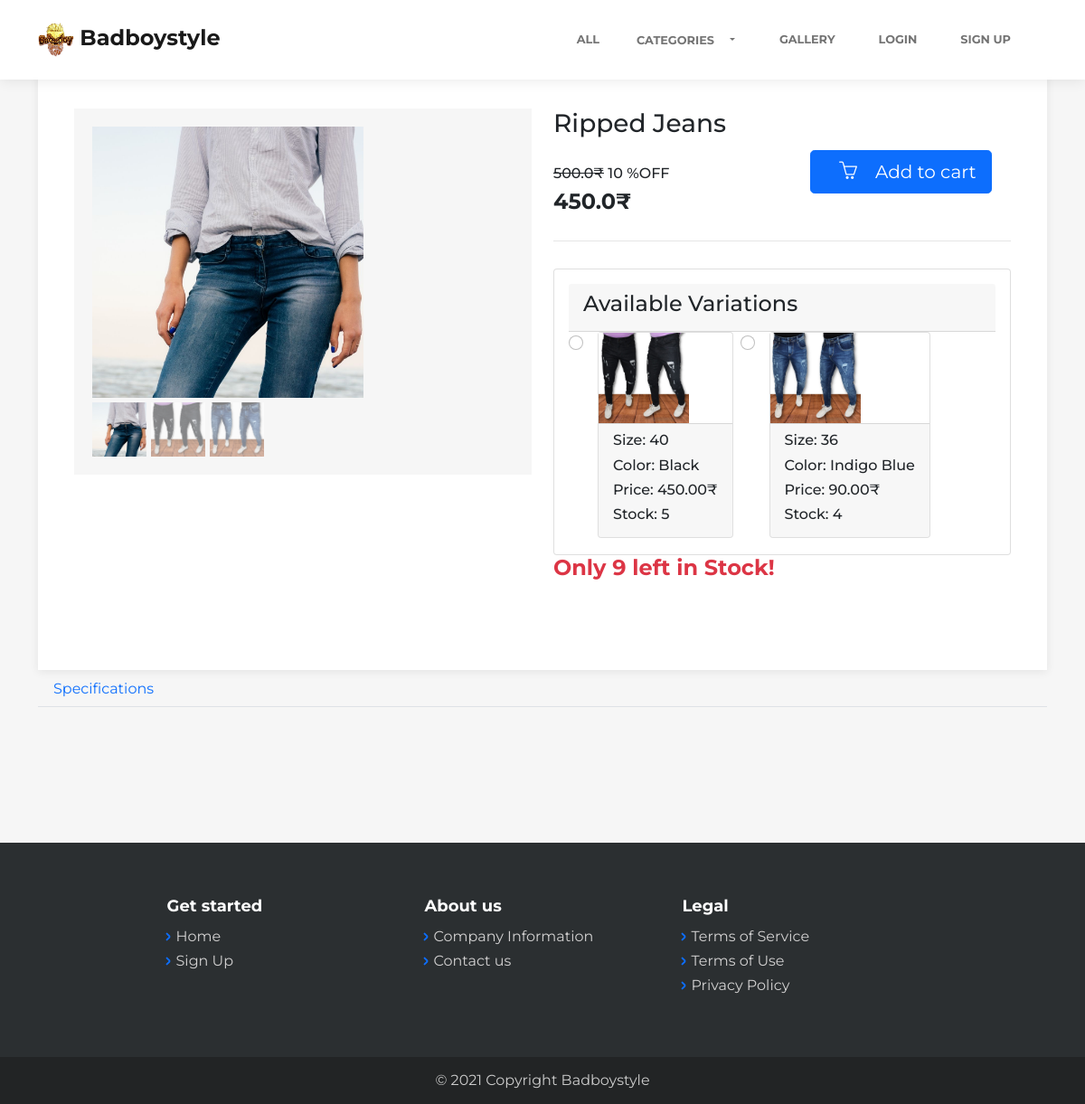
Screenshot of /product/Ripped Jeans with the database file from the repository.
### product/models.py (models this page shows, shortened)
class ProductImage(models.Model):
    product = models.ForeignKey(Product, on_delete=models.CASCADE, related_name='images')
    image = models.ImageField(upload_to='products/%Y/%m/%d/', default='products/default.jpg')

class Variation(models.Model):
    name = models.CharField(max_length=1000, blank=True, null=True)
    product = models.ForeignKey(Product, related_name="variations", on_delete=models.CASCADE)
    stock = models.PositiveIntegerField(default=1, validators=[MinValueValidator(0)])
    price = models.FloatField(default=0)
    image = models.ImageField(upload_to ='variations/%Y/%m/%d/', blank = True, null = True)
    size = models.ForeignKey(Size, related_name="size_of_variation", on_delete=models.CASCADE, blank=True, null=True)
    color = models.ForeignKey(Color, related_name="color_of_variation", on_delete=models.CASCADE, blank=True, null=True)
    material = models.ForeignKey(Material, related_name="material_of_variation", on_delete=models.CASCADE, blank=True, null=True)
    dimension_LxWxH = models.CharField(max_length = 200, blank=True, null=True, help_text="(in centimeters (cms))")
    date_first_available = models.DateField(auto_now_add=True, blank=True, null=True)
    manufacturer_name = models.CharField(max_length=200, blank=True, null=True)
    country_of_origin = models.CharField(max_length=100, blank=True, null=True)
    department = models.CharField(max_length=100, blank=True, null=True, default='Mens')
    manufacturer_address = models.CharField(max_length=500, blank=True, null=True)
    packer_address = models.CharField(max_length=500, blank=True, null=True)
    item_weight = models.FloatField(blank=True, null=True, help_text="(in grams (gms))")
    net_quantity = models.IntegerField(blank=True, null=True)
    included_components = models.TextField(blank=True, null=True)
    created = models.DateTimeField(auto_now_add = True)
    edited = models.DateTimeField(auto_now = True)
    generated_variation_id = models.CharField(max_length=100,  default=uuid.uuid4, unique=True)
    class Meta:
        ordering = ['edited']

class Product(models.Model):
    name = models.CharField(max_length=1000, unique=True)
    type = models.ForeignKey(Type, on_delete=models.CASCADE, related_name="type_of_product")
    offer = models.ForeignKey(Offer, on_delete=models.CASCADE, related_name="offer_of_product", blank=True, null=True)
    created = models.DateTimeField(auto_now_add = True)
    edited = models.DateTimeField(auto_now = True)
    stock = models.PositiveIntegerField(default=1, validators=[MinValueValidator(0)], help_text="Will Be Automatically Calculated")
    class Meta:
        ordering = ['edited']

class Size(models.Model):
    size = models.CharField(max_length=1000, blank=True, unique=True)
    class Meta:
        ordering = ['size']
    def __str__(self):
        return self.size

class Color(models.Model):
    color = ColorField(default = '#FF0000')
    name = models.CharField(max_length=100, unique=True)
    def __str__(self):
        return self.name

### offer/models.py (models this page shows, shortened)
class Offer(models.Model):
    name = models.CharField(max_length=500)
    details = models.TextField(blank=True)
    discount = models.PositiveIntegerField(default=10, validators=[MinValueValidator(1), MaxValueValidator(100)])

### product/views.py (the view)
# urls.py: path('', views.index, name = 'index'),
def index(request, name):
    product = Product.objects.get(name = name)
    try:
        related_products = Product.objects.filter(type=product.type).exclude(name=name)[:2]
        context = {
            "product": product,
            "related_products": related_products,
        }
    except Exception as e:
        print("The Review Finding Error is ", e)
    if request.method == "POST":
        cart_product = request.POST["cart_product"]
        quantity = request.POST['quantity']
        try:
            generated_variation_id = request.POST['variation']
            variation = Variation.objects.get(generated_variation_id = generated_variation_id)
            new_size = variation.size
            new_color = variation.color
            new_price = variation.price
            new_product = variation.product
            if new_product in Item.objects.all():
                Item.objects.filter(name = new_product).update(quantity = quantity)
                Item.objects.filter(name = new_product).update(size = str(new_size))
                Item.objects.filter(name = new_product).update(color = new_color)
                Item.objects.filter(name = new_product).update(price = new_price)
                Item.objects.filter(name = new_product).update(variation = variation)
            else:
                try:
                    Item.objects.update_or_create(name=new_product, defaults={'quantity': quantity})
                    Item.objects.filter(name=new_product).update(size = str(new_size), color = new_color, price = new_price, variation = variation)
                except Exception as e:
                    print(e)
        except Exception as e:
            print("Variation Error is ", e)
        return redirect('cart:index')
    else:
        return render(request, 'product/index.html', context)

### home/context_processors.py (called while the page is built)
def get_categories(request):
    categories = Type.objects.all()
    return {
        'categories': categories,
    }

def get_offers(request):
    offers = Offer.objects.all()
    return {
        'offers': offers,
    }

def get_cart_items(request):
    number_of_items_in_cart = len(Item.objects.all())
    return {
        'number_of_items_in_cart':number_of_items_in_cart,
    }

### product/models.py (called while the page is built)
    def __str__(self):
        return self.name

### product/templates/product/index.html (shortened to what this page needs)
{% extends 'home/layout.html' %}
{% load static %}
{% load mathfilters %}
{% block body %}
<main class="page product-page">
    <section class="clean-block clean-product dark">
        <div class="container">
            <div class="block-content">
                <div class="product-info">
                    <div class="row">
                        <div class="col-md-6">
                            <div class="gallery">
                                <div id="product-preview" class="vanilla-zoom">
                                    <div class="zoomed-image"></div>
                                    <div class="sidebar">
                                        {% if product.variations or product.images %}
                                            {% for image in product.images.all %}
                                            <img class="img-fluid d-block small-preview" src="{{ image.image.url }}">
                                            {% endfor %}
                                            {% for variation in product.variations.all %}
                                            <img class="img-fluid d-block small-preview" src="{{ variation.image.url }}">
                                            {% endfor %}
                                        {% endif %}
                                    </div>
                                </div>
                            </div>
                        </div>
                        <div class="col-md-6">
                            <div class="info">
                                <form action="{% url 'product:index' product.name %}" method="post">
                                    <h3>{{ product.name }}</h3>
                                    <div class="row">
                                        <div class="col-lg-6 col-md-6 col-sm-12">
                                            <div class="price">
                                                {% if product.offer.discount %}
                                                <h6><strike>{{ product.variations.first.price }}₹</strike>  {{ product.offer.discount }} %OFF</h6>
                                                {% with discounted_value=product.variations.first.price|mul:product.offer.discount|div:100 %}
                                                <h3>{{ product.variations.first.price|sub:discounted_value }}₹</h3>
                                                {% endwith %}
                                                {% else %}
                                                <h3>{{ product.variations.first.price }}₹</h3>
                                                {% endif %}
                                            </div>
                                        </div>
                                        <div class="col-lg-6 col-md-6 col-sm-12">
                                            {% if user.is_active and product.stock > 0 %}
                                                <div class="col-lg-12 col-md-12 col-sm-12">
                                                    <button class="btn btn-primary btn-lg m-1" type="submit" href="{% url 'cart:index' %}">
                                                        <i class="icon-basket col-6"></i>Add to Cart
                                                    </button>
                                                </div>
                                                {% elif user.is_active and product.stock <= 0 %}
                                                <div class="col-lg-12 col-md-12 col-sm-12">
                                                    <button class="btn btn-warning btn-lg m-1 disabled">
                                                        Out of Stock
                                                    </button>
                                                {% else %}
                                                <div class="col-lg-12 col-md-12 col-sm-12">
                                                    <a class="btn btn-primary btn-lg m-1" href="{% url 'home:login' %}">
                                                        <i class="icon-basket col-6"></i>Add to cart
                                                    </a>
                                                </div>
                                            {% endif %}
                                        </div>
                                    </div>
                                    <div class="summary">
                                        <div class="">
                                            {% if product.variations.all|length > 0 %}
                                            {% if product.stock > 0 %}
                                            <div class="card">
                                                <div class="card-body">
                                                    <div class="card-header">
                                                        <h4>Available Variations</h4>
                                                    </div>
                                                    <div class="d-flex flex-row flex-nowrap overflow-auto">
                                                    {% for variation in product.variations.all %}
                                                        <div class="form-check">
                                                            {% if variation.stock < 1 %}
                                                            <input class="form-check-input" type="radio" name="variation" id="variation" value="{{ variation.generated_variation_id }}" disabled>
                                                            {% else %}
                                                            <input class="form-check-input" type="radio" name="variation" id="variation" value="{{ variation.generated_variation_id }}" required>
                                                            {% endif %}
                                                            <label class="form-check-label" for="flexRadioDefault1">
                                                                <div class="card card-block mx-2">
                                                                    <div class="card-img-top" style="max-width: 100px;">
                                                                        <img class="img-fluid d-block small-preview" src="{{ variation.image.url }}" alt="Variation Image Here" >
                                                                    </div>
                                                                    <div class="card-footer">
                                                                        <h6>Size: {{ variation.size }}</h6>
                                                                        <h6>Color: {{ variation.color }}</h6>
                                                                        {% with discounted_value=variation.price|mul:product.offer.discount|div:100 %}
                                                                        <h6>Price: {{ variation.price|sub:discounted_value|floatformat:2 }}₹</h6>
                                                                        {% endwith %}
                                                                        {% if variation.stock == 0 %}
                                                                        <h6 class="text-danger">Out of Stock :(</h6>
                                                                        {% else %}
                                                                        <h6>Stock: {{ variation.stock }}</h6>
                                                                        {% endif %}
                                                                    </div>
                                                                </div>
                                                            </label>
                                                        </div>
                                                        {% endfor %}
                                                    </div>
                                                </div>
                                            </div>
                                            <h4 class="font-weight-bold text-danger">Only {{ product.stock }} left in Stock!</h4>
                                            {% endif %}
                                            {% endif %}
                                        </div>
                                    </div>
                                </form>
                            </div>
                            </div>
                        </div>
                    </div>
                </div>
                <div class="product-info">
                    <div>
                        <ul class="nav nav-tabs" role="tablist" id="myTab">
                            <li class="nav-item" role="presentation"><a class="nav-link" role="tab" data-bs-toggle="tab" id="specifications-tabs" href="#specifications">Specifications</a></li>
                        </ul>
                    </div>
                </div>
            </div>
    </section>
</main>
{% endblock %}

### rows the page displays
ProductImage: image (picture)
Variation: image (picture), size "40", color "Black", price|sub "450.00", stock "5"
Variation: image (picture), size "36", color "Indigo Blue", price|sub "90.00", stock "4"
Product: name "Ripped Jeans", variations.first.price "500.0", offer.discount "10", variations.first.price|sub "450.0", stock "9"
